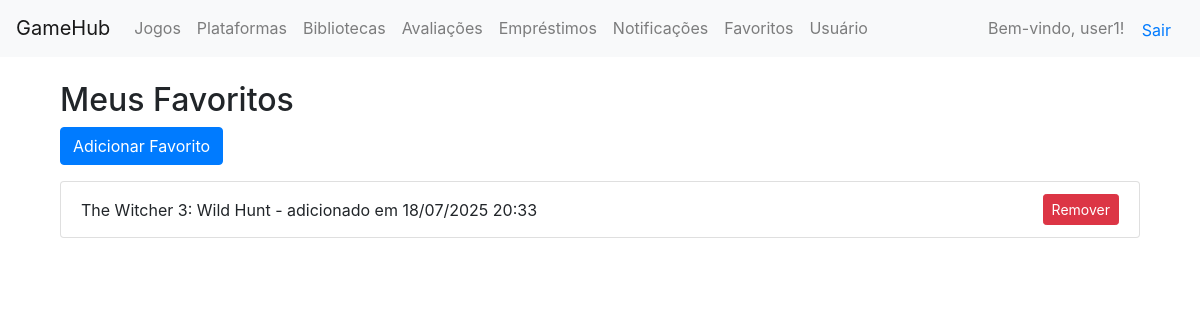
/favoritos/ (signed in), run on an earlier commit of the app's database.
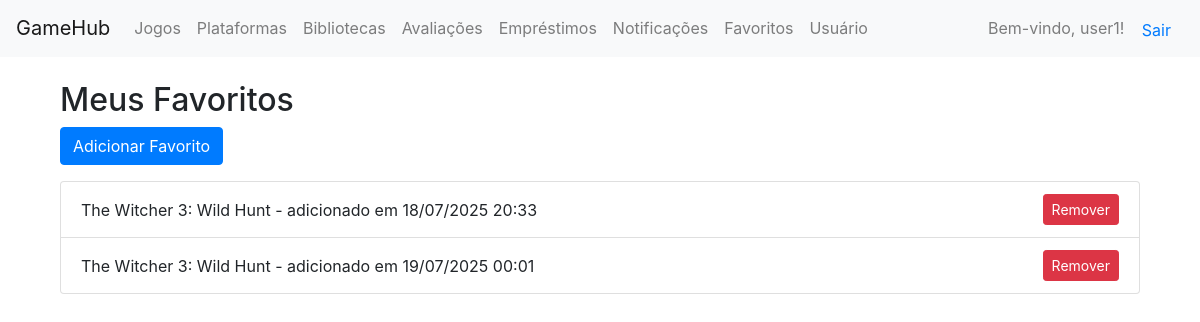
And on a later commit of the database.
### core/models.py (models this page shows, shortened)
class Favorito(models.Model):
    usuario = models.ForeignKey(Usuario, on_delete=models.CASCADE)
    jogo = models.ForeignKey(Jogo, on_delete=models.CASCADE)
    adicionado_em = models.DateTimeField(auto_now_add=True)

class Jogo(models.Model):
    titulo = models.CharField(max_length=100)
    descricao = models.TextField(blank=True)
    categoria = models.ForeignKey(Categoria, on_delete=models.CASCADE)
    plataforma = models.ForeignKey(Plataforma, on_delete=models.CASCADE)
    desenvolvedora = models.ForeignKey(Desenvolvedora, on_delete=models.SET_NULL, null=True)

### core/views.py (the view)
# urls.py: path('favoritos/', views.favorito_list, name='favorito_list'),
@login_required
def favorito_list(request):
    favoritos = Favorito.objects.filter(usuario=request.user)
    return render(request, 'favoritos/favorito_list.html', {'favoritos': favoritos})

### core/templates/favoritos/favorito_list.html (shortened to what this page needs)
{% extends 'base.html' %}
{% block content %}
<div class="container mt-4">
    <h2>Meus Favoritos</h2>
    <a href="{% url 'favorito_create' %}" class="btn btn-primary mb-3">Adicionar Favorito</a>
    <ul class="list-group">
        {% for fav in favoritos %}
            <li class="list-group-item d-flex justify-content-between align-items-center">
                {{ fav.jogo.titulo }} - adicionado em {{ fav.adicionado_em|date:"d/m/Y H:i" }}
                <a href="{% url 'favorito_delete' fav.pk %}" class="btn btn-danger btn-sm">Remover</a>
            </li>
        {% empty %}
            <li class="list-group-item">Nenhum jogo favorito.</li>
        {% endfor %}
    </ul>
</div>
{% endblock %}

What changed in the data, as far as the page shows it:
added Favorito: jogo.titulo "The Witcher 3: Wild Hunt", adicionado_em "19/07/2025 00:01"
